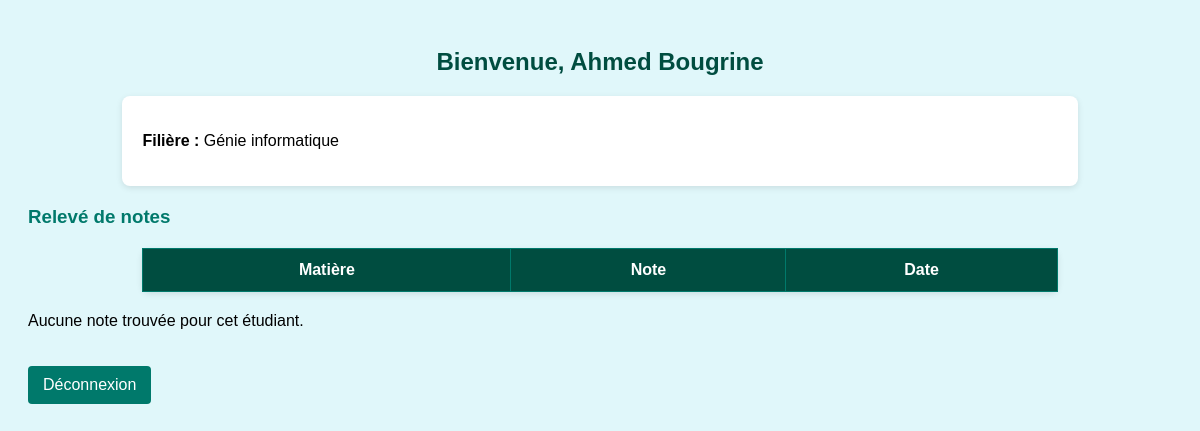
/etudiant_dashboard_PR.php, run on the app's committed database.
### tables this page shows
CREATE TABLE `etudiants` (
  `id_etudiant` int(11) NOT NULL,
  `nom` varchar(100) NOT NULL,
  `prenom` varchar(100) NOT NULL,
  `date_naissance` date DEFAULT NULL,
  `id_filiere` int(11) DEFAULT NULL
);

CREATE TABLE `filieres` (
  `id_filiere` int(11) NOT NULL,
  `nom_filiere` varchar(100) NOT NULL
);

### etudiant_dashboard_PR.php (the view, shortened to what this page needs)
<?php
include("./config/db.php");
$id_etudiant = $_SESSION['id_etudiant'] ?? null;
$etudiant_sql = "SELECT e.nom, e.prenom, f.nom_filiere
                 FROM etudiants e
                 JOIN filieres f ON e.id_filiere = f.id_filiere
                 WHERE e.id_etudiant = ?";
$stmt = $conn->prepare($etudiant_sql);
$stmt->bind_param("i", $id_etudiant);
$stmt->execute();
$etudiant_result = $stmt->get_result();
$etudiant = $etudiant_result->fetch_assoc();
$total = 0;
$count = 0;
?>
<!DOCTYPE html>
<html lang="fr">
<head>
</head>
<body>
    <h2>Bienvenue, <?= htmlspecialchars($etudiant['prenom']) . " " . htmlspecialchars($etudiant['nom']) ?></h2>
    <div class="info">
        <p><strong>Filière :</strong> <?= htmlspecialchars($etudiant['nom_filiere']) ?></p>
    </div>
    <h3>Relevé de notes</h3>
    <table>
        <tr><th>Matière</th><th>Note</th><th>Date</th></tr>
    </table>
    <?php if ($count > 0): ?>
        <p><strong>Moyenne générale :</strong> <?= round($total / $count, 2) ?>/20</p>
    <?php else: ?>
        <p>Aucune note trouvée pour cet étudiant.</p>
    <?php endif; ?>
    <a href="deconnexion.php">Déconnexion</a>
</body>
</html>

### etudiant_dashboard_PR.php (style rules this page uses)
body { font-family: Arial, sans-serif; background: #e0f7fa; padding: 20px; }
h2 { color: #004d40; text-align: center; }
h3 { color: #00796b; }
table { width: 80%; margin: 20px auto; border-collapse: collapse; background-color: white; border-radius: 8px; box-shadow: 0 2px 6px rgba(0, 0, 0, 0.1); }
th, td { padding: 12px; text-align: center; border: 1px solid #00796b; }
th { background-color: #004d40; color: white; }
a { display: inline-block; margin-top: 20px; padding: 10px 15px; background-color: #00796b; color: white; text-decoration: none; border-radius: 4px; }
.info { background-color: #ffffff; padding: 20px; margin: 20px auto; width: 80%; border-radius: 8px; box-shadow: 0 2px 6px rgba(0, 0, 0, 0.1); }

### data on the page
etudiants: prenom "Ahmed", nom "Bougrine", id_filiere.nom_filiere "Génie informatique"
